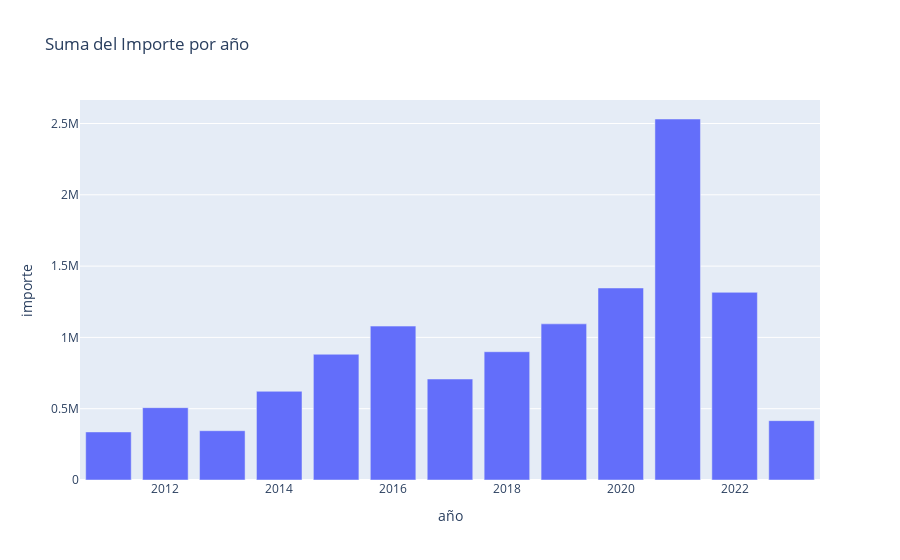

The notebook cell this image was saved under:
### Code cell
# Calcular la suma del importe por año
df3_suma_importe = df3.groupby('año')['importe'].sum().reset_index()

# Crear la gráfica de barras
fig = px.bar(df3_suma_importe, x='año', y='importe', title='Suma del Importe por año')

# Mostrar la gráfica
fig.show()

### Figure 1 — Plotly figure (JSON) as saved in the notebook; plotly's stock layout.template omitted (floating-point values rounded to 4 significant figures)
{"data": [{"alignmentgroup": "True", "hovertemplate": "año=%{x}<br>importe=%{y}<extra></extra>", "legendgroup": "", "marker": {"color": "#636efa", "pattern": {"shape": ""}}, "name": "", "offsetgroup": "", "orientation": "v", "showlegend": false, "textposition": "auto", "type": "bar", "x": [2011, 2012, 2013, 2014, 2015, 2016, 2017, 2018, 2019, 2020, 2021, 2022, 2023], "xaxis": "x", "y": [337100.0, 507200.0, 345600.0, 622000.0, 881900.0, 1079000.0, 708200.0, 899600.0, 1095000.0, 1347000.0, 2532000.0, 1316000.0, 416200.0], "yaxis": "y"}], "layout": {"barmode": "relative", "legend": {"tracegroupgap": 0}, "title": {"text": "Suma del Importe por año"}, "xaxis": {"anchor": "y", "domain": [0, 1], "title": {"text": "año"}}, "yaxis": {"anchor": "x", "domain": [0, 1], "title": {"text": "importe"}}}}
